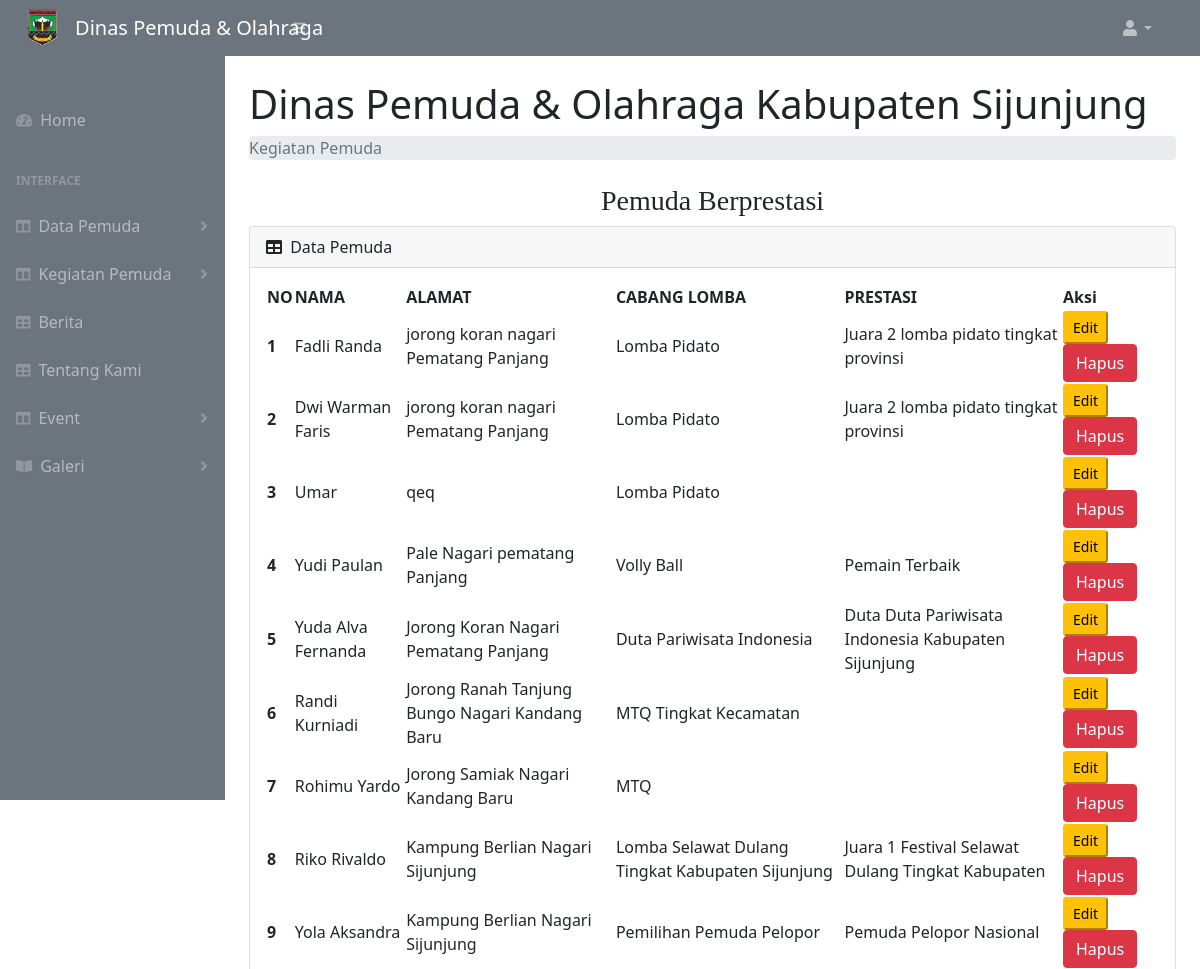
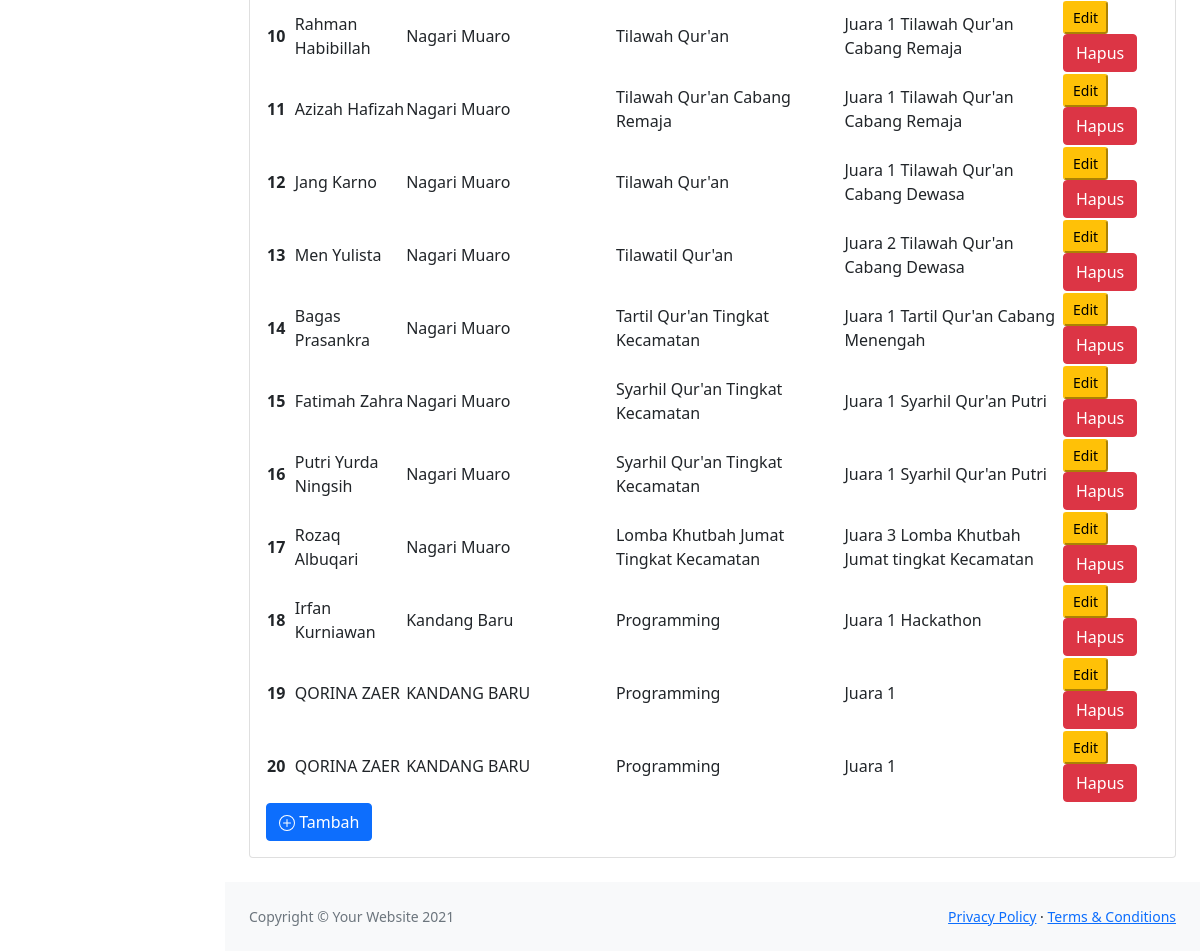
/kegiatan-prestasi.php, run on the app's committed database (2 pictures, top to bottom).
### tables this page shows
CREATE TABLE `tb_pemuda` (
  `id_prestasi` int(11) NOT NULL,
  `nama` varchar(50) NOT NULL,
  `alamat` varchar(100) NOT NULL,
  `cabang_lomba` varchar(50) NOT NULL,
  `prestasi` varchar(50) NOT NULL
);

### kegiatan-prestasi.php (the view, shortened to what this page needs)
<!DOCTYPE html>
<html lang="en">
<head>
    <link href="https://cdn.jsdelivr.net/npm/simple-datatables@latest/dist/style.css" rel="stylesheet" />
    <link href="css/styles.css" rel="stylesheet" />
    <link rel="stylesheet" href="https://maxcdn.bootstrapcdn.com/bootstrap/4.5.2/css/bootstrap.min.css">
    <link href="https://cdn.jsdelivr.net/npm/bootstrap@5.0.1/dist/css/bootstrap.min.css" rel="stylesheet">
    <link href="https://cdn.jsdelivr.net/npm/bootstrap@5.0.1/dist/css/bootstrap.min.css" rel="stylesheet">
</head>
<body class="sb-nav-fixed">
    <nav class="sb-topnav navbar navbar-expand navbar-dark bg-secondary">
        <img alt="Logo Pertanian" src="images/pemkabb.png" height="40px" style="margin-left: 10px;">
        <a class="navbar-brand ps-3" href="#">Dinas Pemuda & Olahraga</a>
        <button class="btn btn-link btn-sm order-1 order-lg-0 me-4 me-lg-0" id="sidebarToggle" href="#!"><i class="fas fa-bars"></i></button>
        <ul class="navbar-nav ms-auto ms-md-0 me-3 me-lg-4">
            <li class="nav-item dropdown">
                <a class="nav-link dropdown-toggle" id="navbarDropdown" href="#" role="button" data-bs-toggle="dropdown" aria-expanded="false"><i class="fas fa-user fa-fw"></i></a>
            </li>
        </ul>
    </nav>
    <div id="layoutSidenav">
        <div id="layoutSidenav_nav">
            <nav class="sb-sidenav accordion sb-sidenav-dark" id="sidenavAccordion" style="background-color : #6c757d">
                <div class="sb-sidenav-menu">
                    <div class="nav">
                        <div class="sb-sidenav-menu-heading"></div>
                        <a class="nav-link" href="dashboard-admin.php">
                            <div class="sb-nav-link-icon"><i class="fas fa-tachometer-alt"></i></div>
                            Home
                        </a>
                        <div class="sb-sidenav-menu-heading">Interface</div>
                        <a class="nav-link collapsed" href="#" data-bs-toggle="collapse" data-bs-target="#collapseLayouts" aria-expanded="false" aria-controls="collapseLayouts">
                            <div class="sb-nav-link-icon"><i class="fas fa-columns"></i></div>
                            Data Pemuda
                            <div class="sb-sidenav-collapse-arrow"><i class="fas fa-angle-down"></i></div>
                        </a>
                        <a class="nav-link collapsed" href="#" data-bs-toggle="collapse" data-bs-target="#collapseLayouts2" aria-expanded="false" aria-controls="collapseLayouts">
                            <div class="sb-nav-link-icon"><i class="fas fa-columns"></i></div>
                            Kegiatan Pemuda
                            <div class="sb-sidenav-collapse-arrow"><i class="fas fa-angle-down"></i></div>
                        </a>
                        <a class="nav-link" href="admin-berita.php">
                            <div class="sb-nav-link-icon"><i class="fas fa-table"></i></div>
                            Berita
                        </a>
                        <a class="nav-link" href="#">
                            <div class="sb-nav-link-icon"><i class="fas fa-table"></i></div>
                            Tentang Kami
                        </a>
                        <a class="nav-link collapsed" href="#" data-bs-toggle="collapse" data-bs-target="#collapseLayouts3" aria-expanded="false" aria-controls="collapseLayouts">
                            <div class="sb-nav-link-icon"><i class="fas fa-columns"></i></div>
                            Event
                            <div class="sb-sidenav-collapse-arrow"><i class="fas fa-angle-down"></i></div>
                        </a>
                        <a class="nav-link collapsed" href="#" data-bs-toggle="collapse" data-bs-target="#collapsePages" aria-expanded="false" aria-controls="collapsePages">
                            <div class="sb-nav-link-icon"><i class="fas fa-book-open"></i></div>
                            Galeri
                            <div class="sb-sidenav-collapse-arrow"><i class="fas fa-angle-down"></i></div>
                        </a>
                    </div>
            </nav>
        </div>
        <div id="layoutSidenav_content">
            <main>
                <div class="container-fluid px-4">
                    <h1 class="mt-4">Dinas Pemuda & Olahraga Kabupaten Sijunjung</h1>
                    <ol class="breadcrumb mb-4">
                        <li class="breadcrumb-item active">Kegiatan Pemuda</li>
                    </ol>
                    <h3 style="text-align : center; font-family : serif;">Pemuda Berprestasi</h3>
                    <div class="card mb-4">
                        <div class="card-header">
                            <i class="fas fa-table me-1"></i>
                            Data Pemuda
                        </div>
                        <div class="card-body">
                            <table id="datatablesSimple">
                                <thead>
                                    <tr>
                                        <th>NO</th>
                                        <th>NAMA</th>
                                        <th>ALAMAT</th>
                                        <th>CABANG LOMBA</th>
                                        <th>PRESTASI</th>
                                        <th>Aksi</th>
                                    </tr>
                                </thead>
                                <tbody>
                                    <?php
                                    $koneksi = mysqli_connect("localhost", "root", "", "db_website");
                                    $query = mysqli_query($koneksi, "SELECT * FROM tb_pemuda");
                                    $no = 0;
                                    while ($data = mysqli_fetch_array($query)) {
                                        $no++;
                                    ?>
                                        <tr>
                                            <th scope="row"><?= $no ?></th>
                                            <td><?php echo $data["nama"] ?></td>
                                            <td><?php echo $data["alamat"] ?></td>
                                            <td><?php echo $data["cabang_lomba"] ?></td>
                                            <td><?php echo $data["prestasi"] ?></td>
                                            <td>
                                            <button type="button" class="btn-sm btn-warning" data-toggle="modal" data-target="#exampleModal1<?php echo $data["id_prestasi"] ?>">
                                                    Edit
                                                </button>
                                                <a href="hapus-prestasi.php?id_prestasi=<?= $data['id-prestasi'] ?>" class="btn btn-danger" onclick="return confirm('Anda Yakin Ingin Menghapus Data?')">Hapus</a>
                                            </td>
                        </div>
                    <?php
                                    }
                    ?>
                    </tr>
                    <div><button type="button" class="btn btn-primary" data-toggle="modal" data-target="#exampleModal">
                             Tambah
                        </button>
                    </div>
        <footer class="py-4 bg-light mt-auto">
            <div class="container-fluid px-4">
                <div class="d-flex align-items-center justify-content-between small">
                    <div class="text-muted">Copyright &copy; Your Website 2021</div>
                    <div>
                        <a href="#">Privacy Policy</a>
                        &middot;
                        <a href="#">Terms &amp; Conditions</a>
                    </div>
                </div>
            </div>
        </footer>
</body>
</html>

### data on the page
tb_pemuda: nama "Fadli Randa", alamat "jorong koran nagari Pematang Panjang", cabang_lomba "Lomba Pidato", prestasi "Juara 2 lomba pidato tingkat provinsi"
tb_pemuda: nama "Dwi Warman Faris", alamat "jorong koran nagari Pematang Panjang", cabang_lomba "Lomba Pidato", prestasi "Juara 2 lomba pidato tingkat provinsi"
tb_pemuda: nama "Umar", alamat "qeq", cabang_lomba "Lomba Pidato"
tb_pemuda: nama "Yudi Paulan", alamat "Pale Nagari pematang Panjang", cabang_lomba "Volly Ball", prestasi "Pemain Terbaik"
tb_pemuda: nama "Yuda Alva Fernanda", alamat "Jorong Koran Nagari Pematang Panjang", cabang_lomba "Duta Pariwisata Indonesia", prestasi "Duta Duta Pariwisata Indonesia Kabupaten Sijunjung"
tb_pemuda: nama "Randi Kurniadi", alamat "Jorong Ranah Tanjung Bungo Nagari Kandang Baru", cabang_lomba "MTQ Tingkat Kecamatan"
tb_pemuda: nama "Rohimu Yardo", alamat "Jorong Samiak Nagari Kandang Baru", cabang_lomba "MTQ"
tb_pemuda: nama "Riko Rivaldo", alamat "Kampung Berlian Nagari Sijunjung", cabang_lomba "Lomba Selawat Dulang Tingkat Kabupaten Sijunjung", prestasi "Juara 1 Festival Selawat Dulang Tingkat Kabupaten"
tb_pemuda: nama "Yola Aksandra", alamat "Kampung Berlian Nagari Sijunjung", cabang_lomba "Pemilihan Pemuda Pelopor", prestasi "Pemuda Pelopor Nasional"
tb_pemuda: nama "Rahman Habibillah", alamat "Nagari Muaro", cabang_lomba "Tilawah Qur'an", prestasi "Juara 1 Tilawah Qur'an Cabang Remaja"
tb_pemuda: nama "Azizah Hafizah", alamat "Nagari Muaro", cabang_lomba "Tilawah Qur'an Cabang Remaja", prestasi "Juara 1 Tilawah Qur'an Cabang Remaja"
tb_pemuda: nama "Jang Karno", alamat "Nagari Muaro", cabang_lomba "Tilawah Qur'an", prestasi "Juara 1 Tilawah Qur'an Cabang Dewasa"
tb_pemuda: nama "Men Yulista", alamat "Nagari Muaro", cabang_lomba "Tilawatil Qur'an", prestasi "Juara 2 Tilawah Qur'an Cabang Dewasa"
tb_pemuda: nama "Bagas Prasankra", alamat "Nagari Muaro", cabang_lomba "Tartil Qur'an Tingkat Kecamatan", prestasi "Juara 1 Tartil Qur'an Cabang Menengah"
tb_pemuda: nama "Fatimah Zahra", alamat "Nagari Muaro", cabang_lomba "Syarhil Qur'an Tingkat Kecamatan", prestasi "Juara 1 Syarhil Qur'an Putri"
tb_pemuda: nama "Putri Yurda Ningsih", alamat "Nagari Muaro", cabang_lomba "Syarhil Qur'an Tingkat Kecamatan", prestasi "Juara 1 Syarhil Qur'an Putri"
tb_pemuda: nama "Rozaq Albuqari", alamat "Nagari Muaro", cabang_lomba "Lomba Khutbah Jumat Tingkat Kecamatan", prestasi "Juara 3 Lomba Khutbah Jumat tingkat Kecamatan"
tb_pemuda: nama "Irfan Kurniawan", alamat "Kandang Baru", cabang_lomba "Programming", prestasi "Juara 1 Hackathon"
tb_pemuda: nama "QORINA ZAER", alamat "KANDANG BARU", cabang_lomba "Programming", prestasi "Juara 1"
tb_pemuda: nama "QORINA ZAER", alamat "KANDANG BARU", cabang_lomba "Programming", prestasi "Juara 1"
